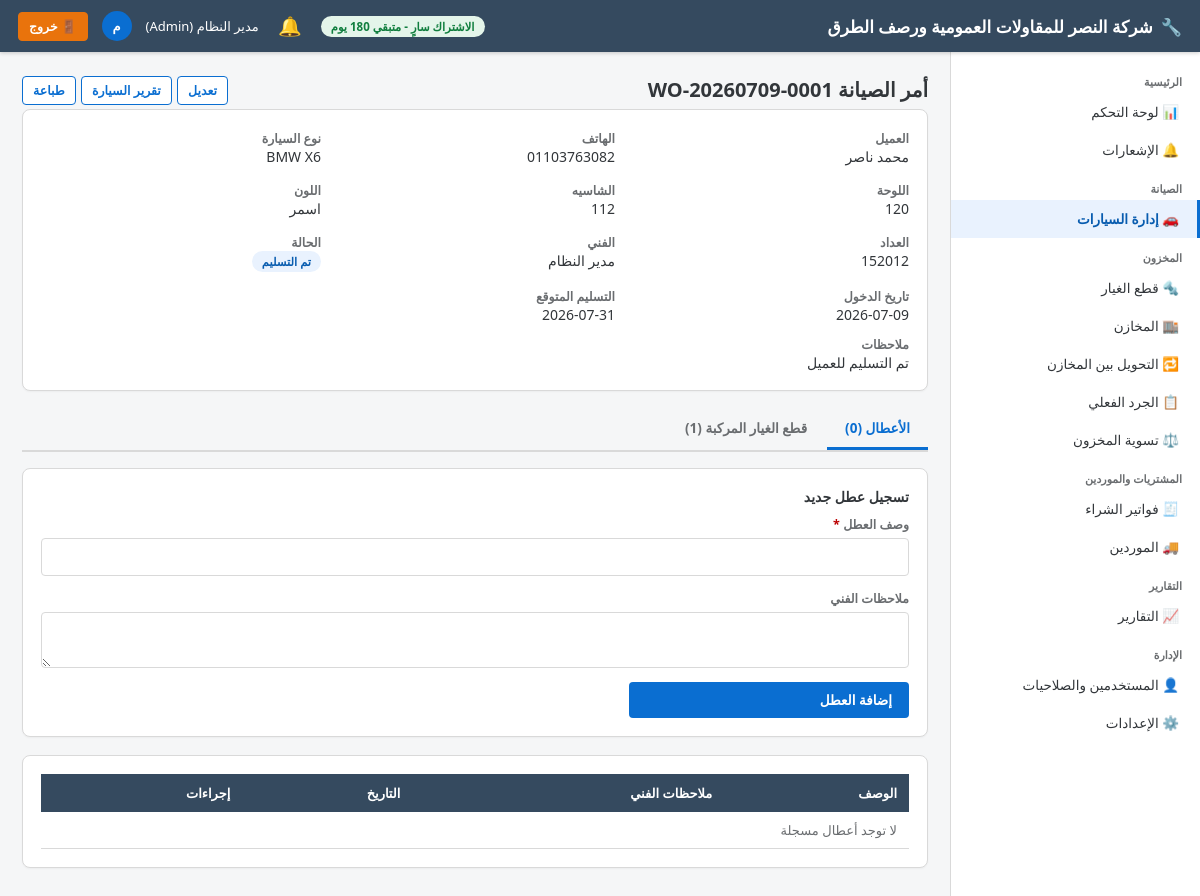
The page /vehicles/1 (signed in) on the database its author committed.
### app/models/settings.py (models this page shows)
class CompanySettings(db.Model):
    __tablename__ = "company_settings"
    id = db.Column(db.Integer, primary_key=True)
    company_name = db.Column(db.String(150), default="مركز الصيانة")
    logo_path = db.Column(db.String(255))
    phone = db.Column(db.String(30))
    address = db.Column(db.String(250))
    email = db.Column(db.String(120))
    commercial_register = db.Column(db.String(50))   # السجل التجاري
    tax_no = db.Column(db.String(50))                # الرقم الضريبي
    tax_percent_default = db.Column(db.Numeric(5, 2), default=15)
    invoice_prefix = db.Column(db.String(10), default="INV-")
    workorder_prefix = db.Column(db.String(10), default="WO-")
    next_invoice_no = db.Column(db.Integer, default=1)
    next_workorder_no = db.Column(db.Integer, default=1)

### app/models/user.py (models this page shows, shortened)
class User(db.Model, UserMixin):
    __tablename__ = "users"
    id = db.Column(db.Integer, primary_key=True)
    full_name = db.Column(db.String(150), nullable=False)
    username = db.Column(db.String(50), unique=True, nullable=False, index=True)
    password_hash = db.Column(db.String(255), nullable=False)
    phone = db.Column(db.String(30))
    email = db.Column(db.String(120))
    role_id = db.Column(db.Integer, db.ForeignKey("roles.id"), nullable=False)
    is_active_user = db.Column(db.Boolean, default=True)
    is_hidden = db.Column(db.Boolean, default=False)   # مستخدم خفي (لا يظهر في شاشة إدارة المستخدمين)
    created_at = db.Column(db.DateTime, default=datetime.utcnow)
    role = db.relationship("Role", back_populates="users")
    @property
    def is_active(self):
        return self.is_active_user
    @property
    def is_super_admin(self):
        return self.username == "administrator" and self.is_hidden

class Role(db.Model):
    __tablename__ = "roles"
    id = db.Column(db.Integer, primary_key=True)
    name = db.Column(db.String(50), unique=True, nullable=False)
    description = db.Column(db.String(200))
    users = db.relationship("User", back_populates="role")
    permissions = db.relationship("RolePermission", back_populates="role", cascade="all, delete-orphan")

### app/models/vehicle.py (models this page shows, shortened)
class Vehicle(db.Model):
    __tablename__ = "vehicles"
    id = db.Column(db.Integer, primary_key=True)
    order_no = db.Column(db.String(30), unique=True, nullable=False, index=True)  # رقم أمر الصيانة
    customer_name = db.Column(db.String(150), nullable=False)
    customer_phone = db.Column(db.String(30), nullable=False)
    customer_address = db.Column(db.String(250))
    car_type = db.Column(db.String(100), nullable=False)     # نوع السيارة
    car_model = db.Column(db.String(100))                    # الموديل
    plate_no = db.Column(db.String(30), nullable=False)      # رقم اللوحة
    chassis_no = db.Column(db.String(60))                    # رقم الشاسيه
    color = db.Column(db.String(40))
    odometer = db.Column(db.Integer, default=0)              # العداد
    entry_date = db.Column(db.DateTime, default=datetime.utcnow)
    expected_delivery_date = db.Column(db.DateTime)
    actual_delivery_date = db.Column(db.DateTime)
    technician_id = db.Column(db.Integer, db.ForeignKey("users.id"))
    status = db.Column(db.String(30), default=VehicleStatusEnum.IN_PROGRESS)
    notes = db.Column(db.Text)
    created_by_id = db.Column(db.Integer, db.ForeignKey("users.id"))
    created_at = db.Column(db.DateTime, default=datetime.utcnow)
    technician = db.relationship("User", foreign_keys=[technician_id])
    faults = db.relationship("VehicleFault", back_populates="vehicle", cascade="all, delete-orphan")
    parts_used = db.relationship("WorkOrderPart", back_populates="vehicle", cascade="all, delete-orphan")
    @property
    def status_label(self):
        return VehicleStatusEnum.LABELS_AR.get(self.status, self.status)
    @property
    def total_parts_sale(self):
        return sum((p.quantity * p.unit_price for p in self.parts_used), 0)

### app/blueprints/vehicles/routes.py (the view)
@vehicles_bp.route("/<int:vehicle_id>")
@login_required
def view_vehicle(vehicle_id):
    v = Vehicle.query.get_or_404(vehicle_id)
    parts = Part.query.filter_by(is_active=True).all()
    warehouses = Warehouse.query.filter_by(is_active=True).all()
    return render_template("vehicles/view.html", vehicle=v, parts=parts, warehouses=warehouses,
                            statuses=VehicleStatusEnum.LABELS_AR)

### app/models/license.py (called while the page is built)
    @property
    def is_expired(self):
        return datetime.utcnow() > self.expires_at

    @property
    def days_remaining(self):
        return (self.expires_at - datetime.utcnow()).days

### app/models/part.py (called while the page is built)
    @property
    def total_balance(self):
        return sum((b.quantity for b in self.balances), 0)

### app/models/work_order_part.py (called while the page is built)
    @property
    def total_price(self):
        return self.quantity * float(self.unit_price)

### app/services/notification_service.py (called while the page is built, shortened)
def generate_notifications(force=False):
    global _last_refresh_ts
    now_ts = time.time()
    if not force and (now_ts - _last_refresh_ts) < _REFRESH_INTERVAL:
        return

def get_unread_count():
    return Notification.query.filter_by(is_read=False).count()

### app/templates/vehicles/view.html (shortened to what this page needs)
{% extends "base.html" %}
{% block content %}
<div class="page-title">
    أمر الصيانة {{ vehicle.order_no }}
    <div class="no-print">
        <a href="{{ url_for('vehicles.edit_vehicle', vehicle_id=vehicle.id) }}" class="btn btn-outline btn-sm">تعديل</a>
        <a href="{{ url_for('reports.vehicle_report', vehicle_id=vehicle.id) }}" class="btn btn-outline btn-sm">تقرير السيارة</a>
        <button onclick="window.print()" class="btn btn-outline btn-sm">طباعة</button>
    </div>
</div>
<div class="fiori-card">
    <div class="form-grid">
        <div><label>العميل</label><div>{{ vehicle.customer_name }}</div></div>
        <div><label>الهاتف</label><div>{{ vehicle.customer_phone }}</div></div>
        <div><label>نوع السيارة</label><div>{{ vehicle.car_type }} {{ vehicle.car_model or '' }}</div></div>
        <div><label>اللوحة</label><div>{{ vehicle.plate_no }}</div></div>
        <div><label>الشاسيه</label><div>{{ vehicle.chassis_no or '-' }}</div></div>
        <div><label>اللون</label><div>{{ vehicle.color or '-' }}</div></div>
        <div><label>العداد</label><div>{{ vehicle.odometer }}</div></div>
        <div><label>الفني</label><div>{{ vehicle.technician.full_name if vehicle.technician else '-' }}</div></div>
        <div><label>الحالة</label><div><span class="badge badge-blue">{{ vehicle.status_label }}</span></div></div>
        <div><label>تاريخ الدخول</label><div>{{ vehicle.entry_date.strftime('%Y-%m-%d') if vehicle.entry_date }}</div></div>
        <div><label>التسليم المتوقع</label><div>{{ vehicle.expected_delivery_date.strftime('%Y-%m-%d') if vehicle.expected_delivery_date else '-' }}</div></div>
    </div>
    {% if vehicle.notes %}<div class="mt-2"><label>ملاحظات</label><div>{{ vehicle.notes }}</div></div>{% endif %}
</div>
<div class="fiori-tabs no-print">
    <div class="tab-btn active" onclick="showTab('faults')">الأعطال ({{ vehicle.faults|length }})</div>
    <div class="tab-btn" onclick="showTab('parts')">قطع الغيار المركبة ({{ vehicle.parts_used|length }})</div>
</div>
<div id="tab-faults" class="tab-pane active">
    <div class="fiori-card">
        <strong>تسجيل عطل جديد</strong>
        <form method="POST" action="{{ url_for('vehicles.add_fault', vehicle_id=vehicle.id) }}" class="form-grid mt-2">
            <div class="form-group full">
                <label class="required">وصف العطل</label>
                <input type="text" name="description" required>
            </div>
            <div class="form-group full">
                <label>ملاحظات الفني</label>
                <textarea name="technician_notes" rows="2"></textarea>
            </div>
            <div class="form-group"><button type="submit" class="btn btn-primary">إضافة العطل</button></div>
        </form>
    </div>
    <div class="fiori-card">
        <table class="fiori-table">
            <thead><tr><th>الوصف</th><th>ملاحظات الفني</th><th>التاريخ</th><th class="no-print">إجراءات</th></tr></thead>
            <tbody>
            {% for f in vehicle.faults %}
                <tr>
                    <td>{{ f.description }}</td>
                    <td>{{ f.technician_notes or '-' }}</td>
                    <td>{{ f.created_at.strftime('%Y-%m-%d') }}</td>
                    <td class="no-print">
                        <form method="POST" action="{{ url_for('vehicles.delete_fault', fault_id=f.id) }}" onsubmit="return confirm('حذف هذا العطل؟');">
                            <button class="btn btn-danger btn-sm">حذف</button>
                        </form>
                    </td>
                </tr>
            {% else %}
                <tr><td colspan="4" class="text-muted">لا توجد أعطال مسجلة</td></tr>
            {% endfor %}
            </tbody>
        </table>
    </div>
</div>
{% endblock %}

### app/templates/base.html (shortened to what this page needs)
<!DOCTYPE html>
<html lang="ar" dir="rtl">
<head>
    <link rel="stylesheet" href="{{ url_for('static', filename='css/fiori.css') }}">
</head>
<body>
    <header class="fiori-header">
        <div style="display:flex;align-items:center;">
            <div class="brand">
                {% if company and company.logo_path %}
                <img src="{{ url_for('static', filename=company.logo_path) }}" alt="شعار" style="height:30px;width:30px;object-fit:contain;border-radius:4px;background:#fff;padding:2px;">
                {% else %}
                🔧
                {% endif %}
                <span>{{ company.company_name if company and company.company_name else 'نظام إدارة مركز الصيانة' }}</span>
            </div>
        </div>
        <div class="user-box">
            {% if license_days_remaining is defined and license_days_remaining is not none %}
                {% if license_days_remaining <= 5 %}
                <span class="badge badge-red">الاشتراك ينتهي خلال {{ license_days_remaining }} يوم</span>
                {% elif license_days_remaining <= 15 %}
                <span class="badge badge-orange">الاشتراك ينتهي خلال {{ license_days_remaining }} يوم</span>
                {% else %}
                <span class="badge badge-green">الاشتراك سارٍ - متبقي {{ license_days_remaining }} يوم</span>
                {% endif %}
            {% endif %}
            <div class="notif-bell-wrap">
                <button type="button" class="notif-bell-btn" id="notifBellBtn" aria-label="الإشعارات">
                    🔔
                </button>
            </div>
            <span>{{ current_user.full_name }} ({{ current_user.role.name if current_user.role else '' }})</span>
            <div class="user-avatar">{{ current_user.full_name[0] if current_user.full_name else 'U' }}</div>
            <a href="{{ url_for('auth.logout') }}" class="btn btn-logout btn-sm">🚪 خروج</a>
        </div>
    </header>
    <nav class="fiori-sidebar">
        <div class="nav-group-title">الرئيسية</div>
        <a class="nav-link {{ 'active' if request.blueprint=='dashboard' }}" href="{{ url_for('dashboard.index') }}">📊 لوحة التحكم</a>
        <a class="nav-link {{ 'active' if request.blueprint=='notifications' }}" href="{{ url_for('notifications.list_notifications') }}">
            🔔 الإشعارات
        </a>
        <div class="nav-group-title">الصيانة</div>
        <a class="nav-link {{ 'active' if request.blueprint=='vehicles' }}" href="{{ url_for('vehicles.list_vehicles') }}">🚗 إدارة السيارات</a>
        <div class="nav-group-title">المخزون</div>
        <a class="nav-link {{ 'active' if request.blueprint=='parts' }}" href="{{ url_for('parts.list_parts') }}">🔩 قطع الغيار</a>
        <a class="nav-link {{ 'active' if request.blueprint=='warehouses' }}" href="{{ url_for('warehouses.list_warehouses') }}">🏬 المخازن</a>
        <a class="nav-link {{ 'active' if request.blueprint=='transfers' }}" href="{{ url_for('transfers.list_transfers') }}">🔁 التحويل بين المخازن</a>
        <a class="nav-link {{ 'active' if request.blueprint=='stocktake' }}" href="{{ url_for('stocktake.list_stocktakes') }}">📋 الجرد الفعلي</a>
        <a class="nav-link {{ 'active' if request.blueprint=='adjustments' }}" href="{{ url_for('adjustments.list_adjustments') }}">⚖️ تسوية المخزون</a>
        <div class="nav-group-title">المشتريات والموردين</div>
        <a class="nav-link {{ 'active' if request.blueprint=='purchases' }}" href="{{ url_for('purchases.list_purchases') }}">🧾 فواتير الشراء</a>
        <a class="nav-link {{ 'active' if request.blueprint=='suppliers' }}" href="{{ url_for('suppliers.list_suppliers') }}">🚚 الموردين</a>
        <div class="nav-group-title">التقارير</div>
        <a class="nav-link {{ 'active' if request.blueprint=='reports' }}" href="{{ url_for('reports.index') }}">📈 التقارير</a>
        <div class="nav-group-title">الإدارة</div>
        <a class="nav-link {{ 'active' if request.blueprint=='users' }}" href="{{ url_for('users.list_users') }}">👤 المستخدمين والصلاحيات</a>
        <a class="nav-link {{ 'active' if request.blueprint=='settings' }}" href="{{ url_for('settings.company_settings') }}">⚙️ الإعدادات</a>
    </nav>
    <main class="fiori-content">
        {% block content %}{% endblock %}
    </main>
</body>
</html>

### rows shown on the page
CompanySettings: company_name "شركة النصر للمقاولات العمومية ورصف الطرق"
User: full_name "مدير النظام", full_name "م", technician "مدير النظام"
Role: role "Admin"
Vehicle: order_no "WO-20260709-0001", customer_name "محمد ناصر", customer_phone "01103763082", car_type "BMW", car_model "X6", plate_no "120", chassis_no "112", color "اسمر", odometer "152012", status_label "تم التسليم", entry_date "2026-07-09", expected_delivery_date "2026-07-31", notes "تم التسليم للعميل"

### other values the page prints
{{ vehicle.faults|length }} "0"
{{ vehicle.parts_used|length }} "1"
